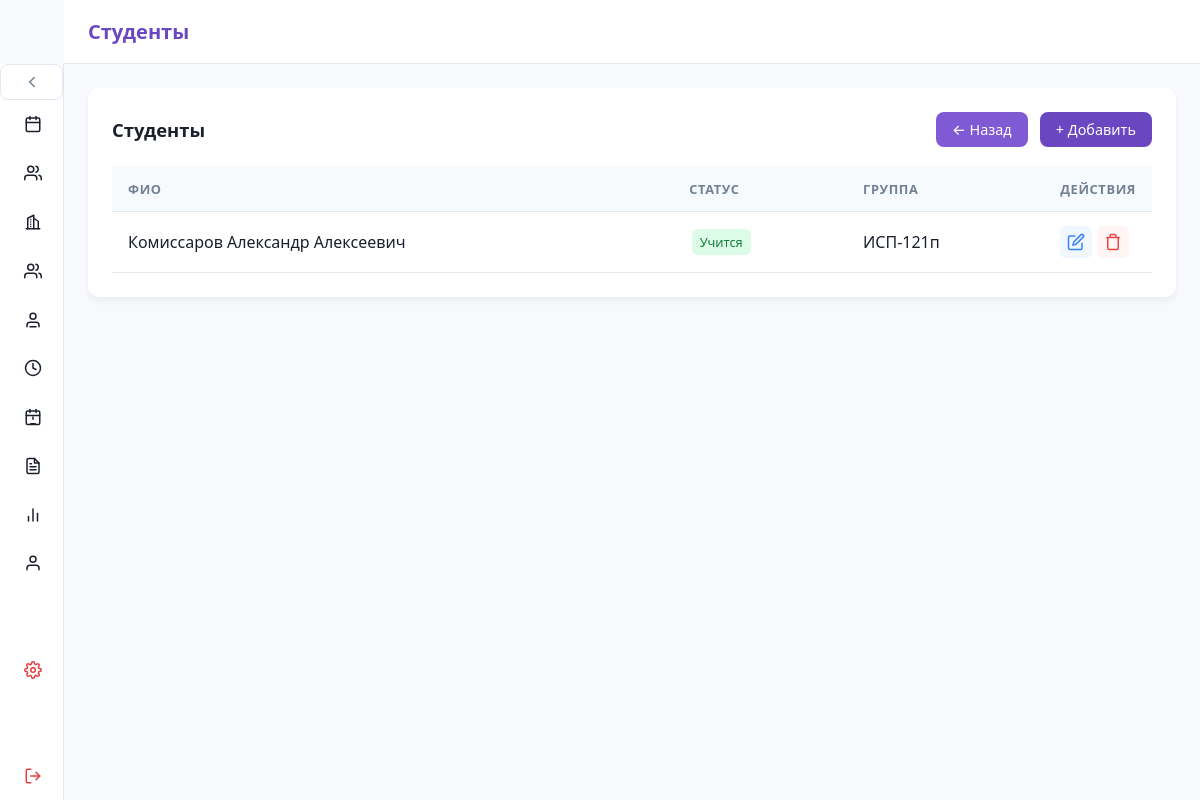
The page /admin/students/ (signed in) on the database as committed earlier.
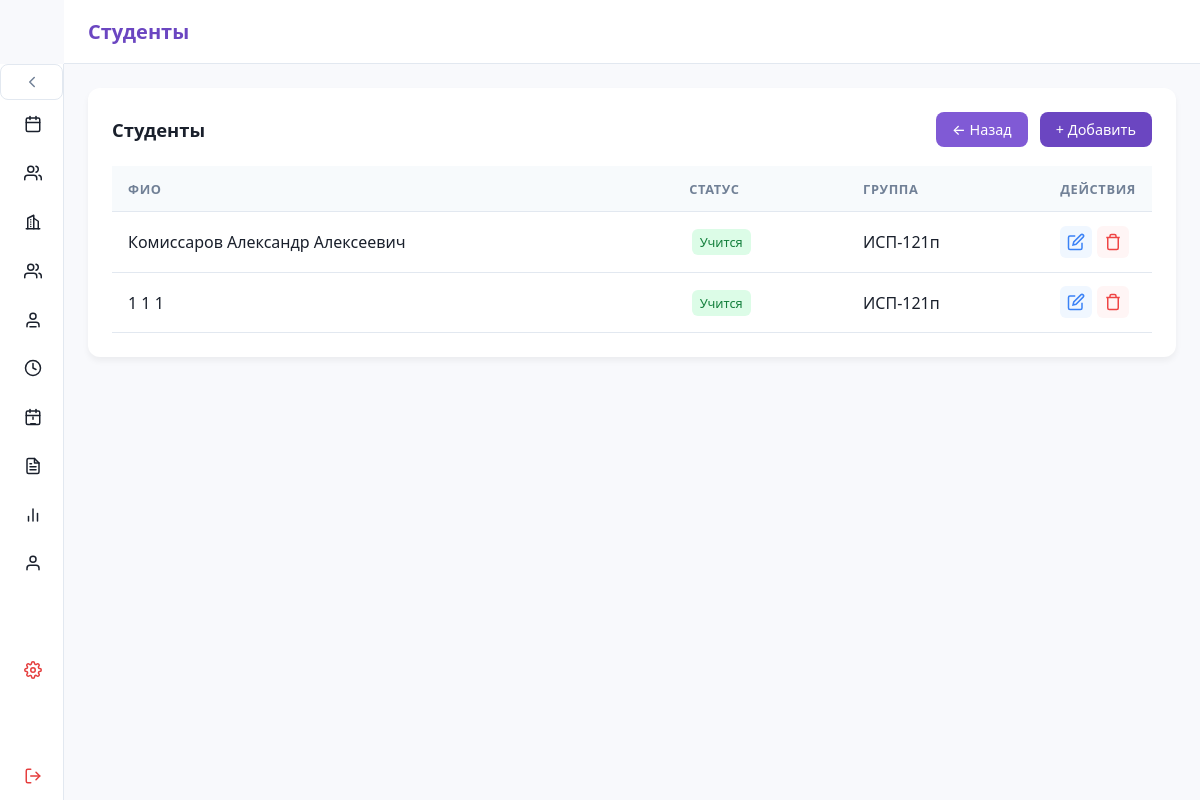
The same page on the database as committed later.
### src/database/models.py (models this page shows)
class Base(DeclarativeBase): ...

class Student(Base):
    __tablename__ = "student"
    person_id: Mapped[int] = mapped_column(
        ForeignKey("person.person_id", onupdate="CASCADE", ondelete="CASCADE"),
        primary_key=True
    )
    is_expelled: Mapped[bool] = mapped_column(
        Boolean, default=False, server_default="0"
    )
    person: Mapped["Person"] = relationship("Person")

class Person(Base):
    __tablename__ = "person"
    person_id: Mapped[int] = mapped_column(primary_key=True, autoincrement=True)
    surname: Mapped[str] = mapped_column(String(50))
    name: Mapped[str] = mapped_column(String(50))
    patronymic: Mapped[str | None] = mapped_column(String(50), nullable=True)
    photo: Mapped[bytes | None] = mapped_column(LargeBinary, nullable=True)
    passport_number: Mapped[str | None] = mapped_column(String(6), nullable=True)
    passport_serial: Mapped[str | None] = mapped_column(String(4), nullable=True)
    phone: Mapped[str | None] = mapped_column(String(20), nullable=True)

### src/routers/students.py (the view, shortened to what this page needs)
@students_bp.route('/', methods=['GET', 'POST'])
def manage_students():
    if 'person_id' not in session:
        return redirect(url_for('login'))
    db: Session = SessionLocal()
    try:
        students = db.query(Student, Person).join(Person).all()
        groups_raw = db.query(Group).all()
        groups_list = [(g.group_id, format_group_name(g)) for g in groups_raw]
        students_list = []
        for student, person in students:
            sig = db.query(StudentInGroup).filter(StudentInGroup.student_id == student.person_id).first()
            if sig and sig.group:
                group_label = format_group_name(sig.group)
            else:
                group_label = "—"
            students_list.append((student, person, group_label))
        edit_id = request.args.get('edit')
        edit_student = None
        edit_person = None
        edit_group_id = None
        if edit_id:
            edit_student = db.query(Student).filter(Student.person_id == int(edit_id)).first()
            if edit_student:
                edit_person = edit_student.person
                sig = db.query(StudentInGroup).filter(StudentInGroup.student_id == int(edit_id)).first()
                edit_group_id = sig.group_id if sig else None
        return render_template('admin_students.html',
                       title="Студенты",
                       students=students_list,
                       groups_list=groups_list,
                       edit_student=edit_student,
                       edit_person=edit_person,
                       edit_group_id=edit_group_id)
    finally:
        db.close()

### src/utils/formatters.py (called while the page is built)
def format_group_name(group):
    if not all([group.specialization, group.qualification, group.course]):
        return f"Группа #{group.group_id}"
    spec = group.specialization.specialization_reduction
    course = group.course.course_name
    year_suffix = f"{group.creation_year % 100:02d}"
    qual = group.qualification.qualification_reduction
    return f"{spec}-{course}{year_suffix}{qual}"

### src/templates/admin_students.html (shortened to what this page needs)
{% extends "base.html" %}
{% block content %}
<div class="card">
  <div class="card-header">
    <h2 class="card-title">{{ title }}</h2>
    <div style="display: flex; gap: 0.75rem;">
      <a href="/adminpanel" class="btn btn-cancel">← Назад</a>
      <a href="#modal" class="btn btn-add">+ Добавить</a>
    </div>
  </div>
  <table>
    <thead>
      <tr>
        <th>ФИО</th>
        <th>Статус</th>
        <th>Группа</th>
        <th style="width: 100px;">Действия</th>
      </tr>
    </thead>
    <tbody>
      {% for student, person, group_label in students %}
      <tr>
        <td>{{ person.surname }} {{ person.name }} {{ person.patronymic or '' }}</td>
        <td>
          <span class="badge {{ 'badge-success' if not student.is_expelled else 'badge-danger' }}">
            {{ 'Учится' if not student.is_expelled else 'Отчислен' }}
          </span>
        </td>
        <td>{{ group_label }}</td>
        <td class="actions">
          <a href="?edit={{ person.person_id }}" class="btn-icon btn-edit" title="Редактировать">
            <svg viewBox="0 0 24 24" style="width:18px;height:18px;fill:none;stroke:currentColor;stroke-width:2"><path d="M11 4H4a2 2 0 0 0-2 2v14a2 2 0 0 0 2 2h14a2 2 0 0 0 2-2v-7"/><path d="M18.5 2.5a2.121 2.121 0 0 1 3 3L12 15l-4 1 1-4 9.5-9.5z"/></svg>
          </a>
          <form method="POST" style="display:inline;">
            <button type="submit" class="btn-icon btn-delete" title="Удалить">
              <svg viewBox="0 0 24 24" style="width:18px;height:18px;fill:none;stroke:currentColor;stroke-width:2"><polyline points="3 6 5 6 21 6"/><path d="M19 6v14a2 2 0 0 1-2 2H7a2 2 0 0 1-2-2V6m3 0V4a2 2 0 0 1 2-2h4a2 2 0 0 1 2 2v2"/></svg>
            </button>
          </form>
        </td>
      </tr>
      {% else %}
      <tr><td colspan="4" style="text-align:center; color:var(--muted); padding: 2rem;">Список пуст</td></tr>
      {% endfor %}
    </tbody>
  </table>
</div>
{% endblock %}

Rows that differ between the two databases and show on the page:
added Student: surname "1", name "1", patronymic "1", is_expelled "Учится", group_label "ИСП-121п"
